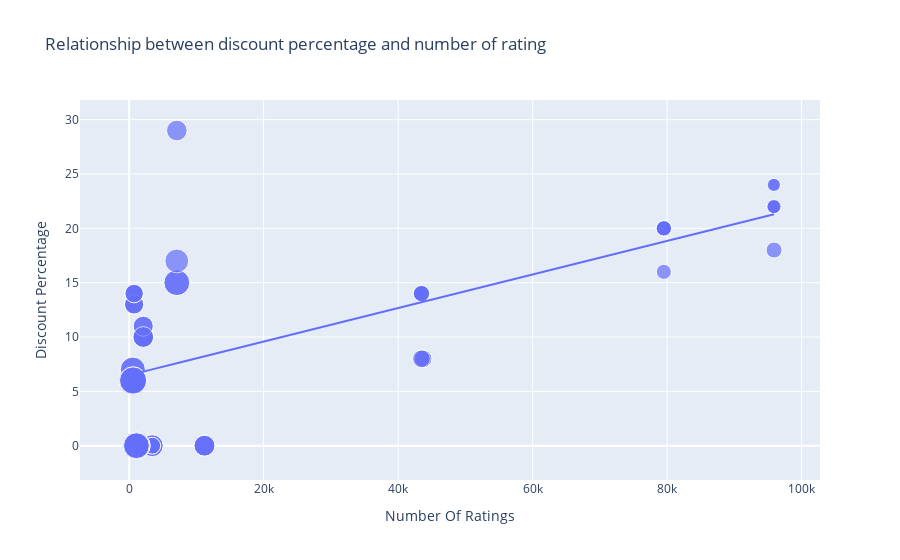

Write notebook code for a chart like this one.
### Code cell
figure = px.scatter(data_frame = data, x = "Number Of Ratings",
                    y = "Discount Percentage", size = "Sale Price", trendline ="ols",
                    title = "Relationship between discount percentage and number of rating") 
figure.show()

### Figure 1 — Plotly figure (JSON) as saved in the notebook; plotly's stock layout.template omitted (floating-point values rounded to 4 significant figures)
{"data": [{"hovertemplate": "Number Of Ratings=%{x}<br>Discount Percentage=%{y}<br>Sale Price=%{marker.size}<extra></extra>", "legendgroup": "", "marker": {"color": "#636efa", "size": [49900, 84900, 84900, 77000, 77000, 49900, 49900, 77000, 89900, 41999, 39999, 41999, 41999, 41999, 131900, 117100, 131900, 117100, 74999, 117900, 117100, 117900, 99900, 44999, 140900, 130900, 64900, 120900, 59900, 75900, 110900, 130900, 120900, 64900, 64900, 75900, 75900, 120900, 59900, 120900, 75900, 140900, 70900, 70900, 75900, 59900, 110900, 120900, 130900, 130900, 54999, 54999, 29999, 34999, 34999, 34999, 54999, 29999, 46999, 46999, 46999, 46999], "sizemode": "area", "sizeref": 352.2, "symbol": "circle"}, "mode": "markers", "name": "", "orientation": "v", "showlegend": false, "type": "scatter", "x": [3431, 3431, 3431, 11202, 11202, 3431, 3431, 11202, 1454, 79512, 79512, 79582, 79512, 79512, 1078, 1078, 1078, 1078, 7088, 7088, 1078, 7088, 7081, 95909, 542, 580, 740, 545, 740, 2101, 545, 580, 580, 730, 730, 2101, 2101, 580, 740, 580, 2092, 545, 2101, 2092, 2101, 740, 545, 580, 580, 580, 43707, 43707, 95807, 95909, 95807, 95909, 43470, 95909, 43470, 43470, 43470, 43470], "xaxis": "x", "y": [0, 0, 0, 0, 0, 0, 0, 0, 0, 20, 16, 20, 20, 20, 0, 0, 0, 0, 29, 15, 0, 15, 17, 18, 6, 6, 13, 6, 14, 10, 7, 6, 6, 13, 13, 10, 10, 6, 14, 6, 10, 6, 11, 11, 10, 14, 7, 6, 6, 6, 8, 8, 24, 22, 22, 22, 8, 24, 14, 14, 14, 14], "yaxis": "y"}, {"hovertemplate": "<b>OLS trendline</b><br>Discount Percentage = 0.000154292 * Number Of Ratings + 6.49233<br>R<sup>2</sup>=0.468988<br><br>Number Of Ratings=%{x}<br>Discount Percentage=%{y} <b>(trend)</b><extra></extra>", "legendgroup": "", "marker": {"color": "#636efa", "symbol": "circle"}, "mode": "lines", "name": "", "showlegend": false, "type": "scatter", "x": [542, 545, 545, 545, 545, 580, 580, 580, 580, 580, 580, 580, 580, 730, 730, 740, 740, 740, 740, 1078, 1078, 1078, 1078, 1078, 1454, 2092, 2092, 2101, 2101, 2101, 2101, 2101, 3431, 3431, 3431, 3431, 3431, 7081, 7088, 7088, 7088, 11202, 11202, 11202, 43470, 43470, 43470, 43470, 43470, 43707, 43707, 79512, 79512, 79512, 79512, 79582, 95807, 95807, 95909, 95909, 95909, 95909], "xaxis": "x", "y": [6.576, 6.576, 6.576, 6.576, 6.576, 6.582, 6.582, 6.582, 6.582, 6.582, 6.582, 6.582, 6.582, 6.605, 6.605, 6.607, 6.607, 6.607, 6.607, 6.659, 6.659, 6.659, 6.659, 6.659, 6.717, 6.815, 6.815, 6.816, 6.816, 6.816, 6.816, 6.816, 7.022, 7.022, 7.022, 7.022, 7.022, 7.585, 7.586, 7.586, 7.586, 8.221, 8.221, 8.221, 13.2, 13.2, 13.2, 13.2, 13.2, 13.24, 13.24, 18.76, 18.76, 18.76, 18.76, 18.77, 21.27, 21.27, 21.29, 21.29, 21.29, 21.29], "yaxis": "y"}], "layout": {"autosize": true, "legend": {"itemsizing": "constant", "tracegroupgap": 0}, "title": {"text": "Relationship between discount percentage and number of rating"}, "xaxis": {"anchor": "y", "autorange": true, "domain": [0, 1], "range": [-6739.0, 102400.0], "title": {"text": "Number Of Ratings"}, "type": "linear"}, "yaxis": {"anchor": "x", "autorange": true, "domain": [0, 1], "range": [-5.213, 33.41], "title": {"text": "Discount Percentage"}, "type": "linear"}}}
